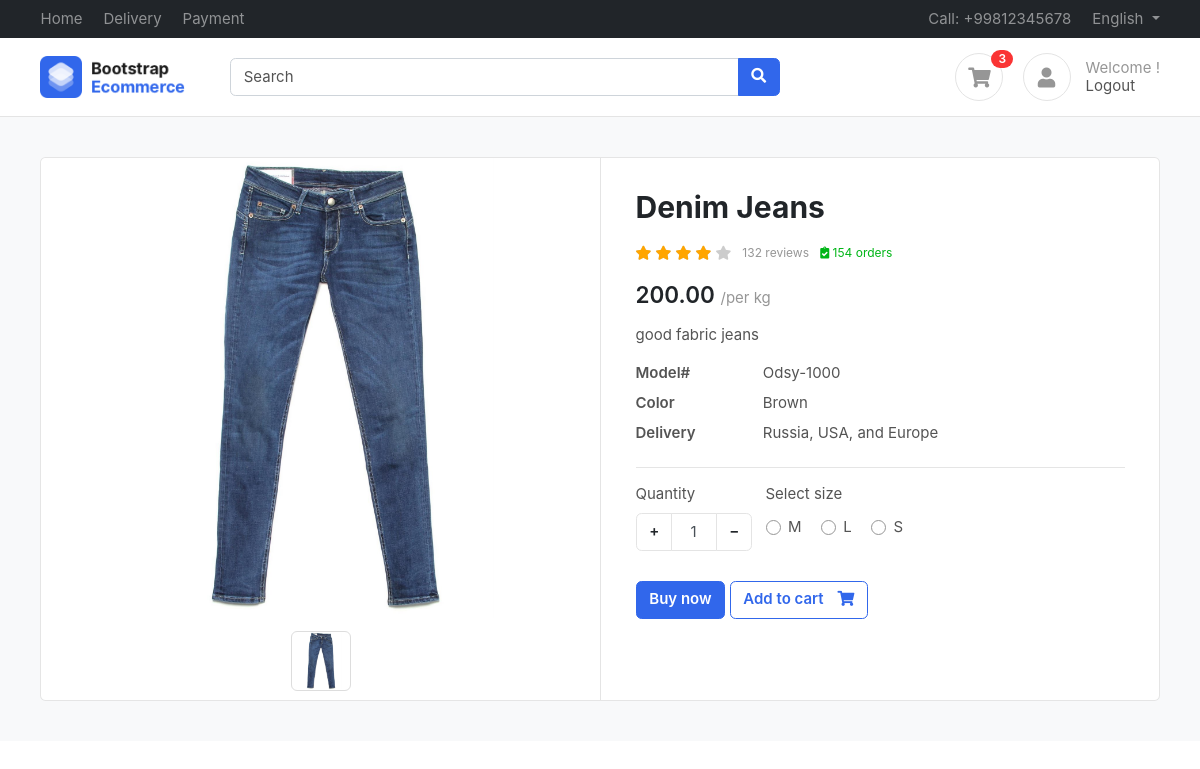
The app's page /product/denim-jeans/ (signed in) with its own data.
### accounts/models.py (models this page shows)
class Profile(BaseModel):
    user = models.OneToOneField(User , on_delete=models.CASCADE , related_name="profile")
    is_email_verified = models.BooleanField(default=False)
    email_token = models.CharField(max_length=100 , null=True , blank=True)
    profile_image = models.ImageField(upload_to = 'profile')
    def get_cart_count(self):
        return Cart_items.objects.filter(cart__user= self.user, cart__is_paid=False).count()

### products/models.py (models this page shows, shortened)
class Products(BaseModel):
    products_name = models.CharField(max_length=100)
    slug = models.SlugField(unique=True, null=True, blank=True)
    products_category = models.ForeignKey(Category, on_delete=models.CASCADE, related_name='products')
    products_descriptions = models.TextField()
    products_price = models.IntegerField()
    products_size = models.ManyToManyField(SizeVariant, blank=True)
    products_color = models.ManyToManyField(ColorVariant, blank=True)

class ProductImage(BaseModel):
    product = models.ForeignKey(Products, on_delete=models.CASCADE, related_name='product_images')
    image = models.ImageField(upload_to='product')

class SizeVariant(BaseModel):
    size_name = models.CharField(max_length=100)
    price = models.IntegerField(default=0)

### products/views.py (the view)
# urls.py: path('<slug>/' , get_product , name="get_product"),
def get_product(request , slug):
    try:
        product = Products.objects.get(slug =slug)
        context = {'product' : product}
        if request.GET.get('size'):
            size = request.GET.get('size')
            price = product.get_product_price_by_size(size)
            context['selected_size'] = size
            context['updated_price'] = price
        return render(request  , 'product/product.html', context = context)
    except Exception as e:
        print(e)

### templates/product/product.html (shortened to what this page needs)
{% extends "base/base.html" %}
{% block start %}
<section class="section-content padding-y bg">
			<div class="container">
			<div class="card">
				<div class="row no-gutters">
					<aside class="col-md-6">
			<article class="gallery-wrap">
			<div class="img-big-wrap">
			  <div> <a href="#"><img src="/media/{{product.product_images.first.image}}"></a></div>
			</div>
			<div class="thumbs-wrap">
                {% for image in product.product_images.all  %}
                 <a href="#" class="item-thumb"> <img src="/media/{{image.image}}"></a>
                {% endfor %}
			</div>
			</article>
					</aside>
					<main class="col-md-6 border-left">
			<article class="content-body">
			<h2 class="title">{{product.products_name}}</h2>
			<div class="rating-wrap my-3">
				<ul class="rating-stars">
					<li style="width:80%" class="stars-active">
						<i class="fa fa-star"></i> <i class="fa fa-star"></i>
						<i class="fa fa-star"></i> <i class="fa fa-star"></i>
					</li>
					<li>
						<i class="fa fa-star"></i> <i class="fa fa-star"></i>
						<i class="fa fa-star"></i> <i class="fa fa-star"></i>
						<i class="fa fa-star"></i>
					</li>
				</ul>
				<small class="label-rating text-muted">132 reviews</small>
				<small class="label-rating text-success"> <i class="fa fa-clipboard-check"></i> 154 orders </small>
			</div>
			<div class="mb-3">
				<var class="price h4">
                    {% if updated_price %}
                    {{updated_price}}
                    {% else %}
                    {{product.products_price}}.00
                    {% endif %}
                </var>
				<span class="text-muted">/per kg</span>
			</div>
			<p>{{product.products_descriptions}}</p>
			<dl class="row">
			  <dt class="col-sm-3">Model#</dt>
			  <dd class="col-sm-9">Odsy-1000</dd>
			  <dt class="col-sm-3">Color</dt>
			  <dd class="col-sm-9">Brown</dd>
			  <dt class="col-sm-3">Delivery</dt>
			  <dd class="col-sm-9">Russia, USA, and Europe </dd>
			</dl>
			<hr>
				<div class="form-row">
					<div class="form-group col-md flex-grow-0">
						<label>Quantity</label>
						<div class="input-group mb-3 input-spinner">
						  <div class="input-group-prepend">
							<button class="btn btn-light" type="button" id="button-plus"> + </button>
						  </div>
						  <input type="text" class="form-control" value="1">
						  <div class="input-group-append">
							<button class="btn btn-light" type="button" id="button-minus"> − </button>
						  </div>
						</div>
					</div>
                    {% if product.products_size.count %}
					<div class="form-group col-md">
                    <label>Select size</label>
                    <div class="mt-1">
                      {% for size in product.products_size.all %}
                        <label class="custom-control custom-radio custom-control-inline">
                          <div class="custom-control-label">{{size.size_name}}</div>
                        </label>
                      {% endfor %}
                    </div>
            </div>
            {% endif %}
				</div>
				<a href="#" class="btn  btn-primary"> Buy now </a>
				<a href="{%url 'add_to_cart' product.uid %}?variant={{selected_size}}" class="btn  btn-outline-primary">
                    <span class="text">Add to cart</span> <i class="fas fa-shopping-cart"></i>  </a>
			</article>
					</main>
				</div>
			</div>
			</div>
			</section>
{% endblock %}

### templates/base/base.html (shortened to what this page needs)
<!DOCTYPE HTML>
<html lang="en">
<head>
<link href="/media/css/bootstrap.css" rel="stylesheet" type="text/css"/>
<link href="/media/fonts/fontawesome/css/all.min.css" type="text/css" rel="stylesheet">
<link href="/media/css/ui.css" rel="stylesheet" type="text/css"/>
<link href="/media/css/responsive.css" rel="stylesheet" />
</head>
<body>
	<header class="section-header">
		<nav class="navbar navbar-dark navbar-expand p-0 bg-dark">
		<div class="container">
			<ul class="navbar-nav d-none d-md-flex mr-auto">
				<li class="nav-item"><a class="nav-link" href="{% url 'index' %}">Home</a></li>
				<li class="nav-item"><a class="nav-link" href="#">Delivery</a></li>
				<li class="nav-item"><a class="nav-link" href="#">Payment</a></li>
			</ul>
			<ul class="navbar-nav">
				<li class="nav-item"><a href="#" class="nav-link"> Call: +99812345678 </a></li>
				<li class="nav-item dropdown">
					 <a href="#" class="nav-link dropdown-toggle" data-toggle="dropdown"> English </a>
				</li>
			</ul>
		  </div>
		</nav>
		<section class="header-main border-bottom">
			<div class="container">
		<div class="row align-items-center">
			<div class="col-lg-2 col-4">
				<div class="brand-wrap">
					<img class="logo" src="images/logo.png">
				</div>
			</div>
			<div class="col-lg-6 col-sm-12">
				<form action="#" class="search">
					<div class="input-group w-100">
						<input type="text" class="form-control" placeholder="Search">
						<div class="input-group-append">
						  <button class="btn btn-primary" type="submit">
							<i class="fa fa-search"></i>
						  </button>
						</div>
					</div>
				</form>
			</div>
			<div class="col-lg-4 col-sm-6 col-8">
				<div class="widgets-wrap float-md-right">
					<div class="widget-header  mr-3">
						{% if request.user.is_authenticated %}
						<a href="{% url 'cart'%}" class="icon icon-sm rounded-circle border"><i class="fa fa-shopping-cart"></i></a>
						{% else %}
						<a href="#" class="icon icon-sm rounded-circle border"><i class="fa fa-shopping-cart"></i></a>
						{% endif %}
						<span class="badge badge-pill badge-danger notify">{{request.user.profile.get_cart_count}}</span>
					</div>
					<div class="widget-header icontext">
						<a href="#" class="icon icon-sm rounded-circle border"><i class="fa fa-user"></i></a>
						<div class="text">
							{% if request.user.is_authenticated %}
							<span class="text-muted" name='first_name'>Welcome {{request.user.first_name}}!</span>
							{% else %}
							<span class="text-muted" name='first_name'>Welcome!</span>
							{% endif %}
							<div>
								{% if request.user.is_authenticated %}
								<a href="{% url 'logout_page' %}">Logout</a>
								{% else %}
								<a href="{% url 'login' %}">Sign in</a> |
								<a href="{% url 'register' %}"> Register</a>
								{% endif %}
							</div>
						</div>
					</div>
				</div>
			</div>
		</div>
			</div>
		</section>
		</header>
		{% block start %}
		{% endblock %}
    </body>
    </html>

### public/static/css/ui.css (style rules this page uses)
html { font-family: 'Inter', sans-serif; font-size: 15px; }
.content-body { flex: 1 1 auto; padding: 2rem 2.3rem; }
.icon-xs, .icon-sm, .icon-md, .icon-lg { display: inline-block; text-align: center; flex-shrink: 0; flex-grow: 0; }
.icon-sm { width: 48px; height: 48px; line-height: 48px; font-size: 20px; }
.padding-y { padding-top: 40px; padding-bottom: 40px; }
var { font-style: normal; }
article:after, .form-group:after { display: block; clear: both; content: ""; }
.bg { background-color: #f8f9fa; }
.card .title { color: #212529; }
.header-main { position: relative; padding-top: 1rem; padding-bottom: 1rem; }
.brand-wrap .logo, .navbar-brand .logo { margin-right: 7px; max-height: 42px; display: inline-block; }
.widget-header { display: inline-block; vertical-align: middle; position: relative; }
.widget-header a { color: #545454; }
.widget-header i { color: #969696; }
.widget-header .notify { position: absolute; top: -3px; right: -10px; }
.btn-light { background-color: #fff; border-color: #e4e4e4; }
.btn .text + i { margin-left: 10px; }
dl[class="row"] { margin-bottom: 0; }
.icontext { display: inline-flex; align-items: center; vertical-align: middle; }
.icontext .text { width: 100%; line-height: 1.2; color: #212529; }
.icontext .icon { position: relative; margin-right: 15px; flex-shrink: 0; flex-grow: 0; }
.notify { position: absolute; top: -4px; right: -10px; display: inline-block; padding: .25em .6em; font-size: 12px; line-height: 1; text-align: center; border-radius: 3rem; color: #fff; background-color: #fa3434; }
.price { font-weight: 600; color: #212529; }
.label-rating { margin-left: 7px; display: inline-block; vertical-align: middle; }
.rating-stars { display: inline-block; vertical-align: middle; list-style: none; margin: 0; padding: 0; position: relative; white-space: nowrap; clear: both; }
.rating-stars i { font-size: 14px; color: #ccc; display: inline; }
.rating-stars li { display: block; text-overflow: clip; white-space: nowrap; z-index: 1; }
.rating-stars li.stars-active { z-index: 2; position: absolute; top: 0; left: 0; overflow: hidden; }
.rating-stars li.stars-active i { color: orange; }
.input-spinner { width: 120px; flex-wrap: nowrap; display: inline-flex; }
.input-spinner input.form-control { text-align: center; max-width: 46px; flex-basis: 46px; border-color: #e4e4e4; flex-grow: 0; }
.input-spinner .btn { width: 36px; text-align: center; }
.gallery-wrap .img-big-wrap { margin-bottom: 10px; border-radius: 0.37rem; overflow: hidden; background-color: #fff; }
.gallery-wrap .img-big-wrap a { text-align: center; display: block; }
.gallery-wrap .img-big-wrap img { height: 460px; width: auto; display: inline-block; cursor: zoom-in; }
.gallery-wrap .thumbs-wrap { text-align: center; }
.gallery-wrap .thumbs-wrap .item-thumb { width: 60px; height: 60px; border: 1px solid #ddd; border-radius: 6px; margin: 3px; display: inline-block; overflow: hidden; }
.gallery-wrap .thumbs-wrap img { max-width: 100%; max-height: 100%; object-fit: cover; border-radius: 4px; cursor: zoom-in; }

### records on screen
Products: product_images.first.image (picture), products_name "Denim Jeans", products_price "200", products_descriptions "good fabric jeans"
ProductImage: image (picture)
SizeVariant: size_name "M"
SizeVariant: size_name "L"
SizeVariant: size_name "S"

### other values on screen
{{ request.user.profile.get_cart_count }} "3"
